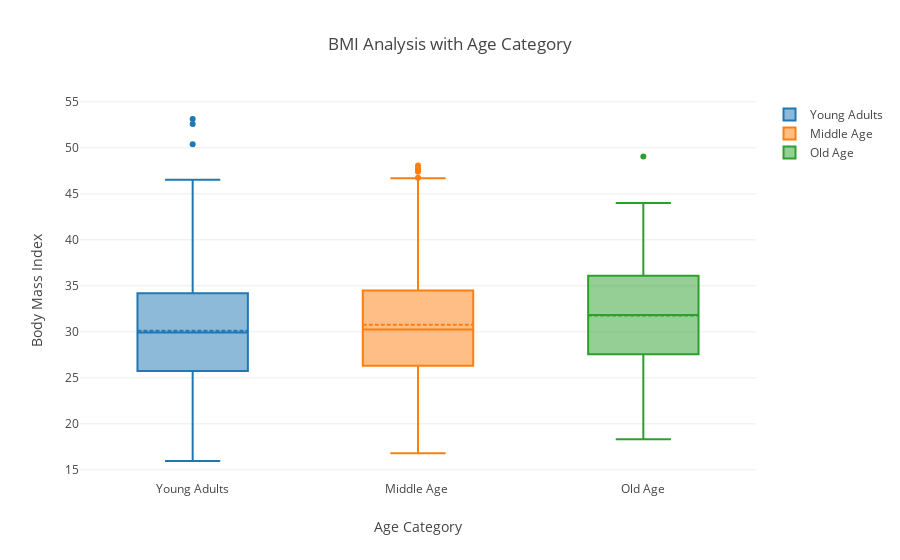

The notebook cell this image was saved under:
### Markdown cell above
### 4.4 BMI Analysis with Age Category

### Code cell
young_bmi = medical[medical['age_cat']=="Young"]['bmi'].tolist()
middle_bmi = medical[medical['age_cat']=="Middle aged"]['bmi'].tolist()
old_bmi = medical[medical['age_cat']=="Old"]['bmi'].tolist()

#function to plot box plot
def box_plot(array,name):
    trace = go.Box(y=array,
                   name = name,
                   boxmean=True,
                   )
    return trace

trace1 = box_plot(young_bmi,"Young Adults")
trace2 = box_plot(middle_bmi, "Middle Age ")
trace3 = box_plot(old_bmi, "Old Age")

data = [trace1, trace2, trace3]
layout = go.Layout(dict(title="BMI Analysis with Age Category",
                        xaxis = dict(title="Age Category"),
                        yaxis = dict(title="Body Mass Index")))

fig = go.Figure(data=data, layout=layout)
py.iplot(fig)

### Figure 1 — Plotly figure (JSON) as saved in the notebook; plotly's stock layout.template omitted (floating-point values rounded to 4 significant figures; data arrays with more than 128 entries replaced by an {"elided": "..."} marker saying what was removed)
{"data": [{"boxmean": true, "name": "Young Adults", "type": "box", "uid": "fc839369-f753-416b-be5b-e0a73e53ca74", "y": {"elided": "574 float values"}}, {"boxmean": true, "name": "Middle Age ", "type": "box", "uid": "34e760c8-ebc1-49a4-beb6-43c617eda06b", "y": {"elided": "522 float values"}}, {"boxmean": true, "name": "Old Age", "type": "box", "uid": "ec06120f-c44c-41a2-8b42-5264a4aecb01", "y": {"elided": "242 float values"}}], "layout": {"title": {"text": "BMI Analysis with Age Category"}, "xaxis": {"title": {"text": "Age Category"}}, "yaxis": {"title": {"text": "Body Mass Index"}}}}
